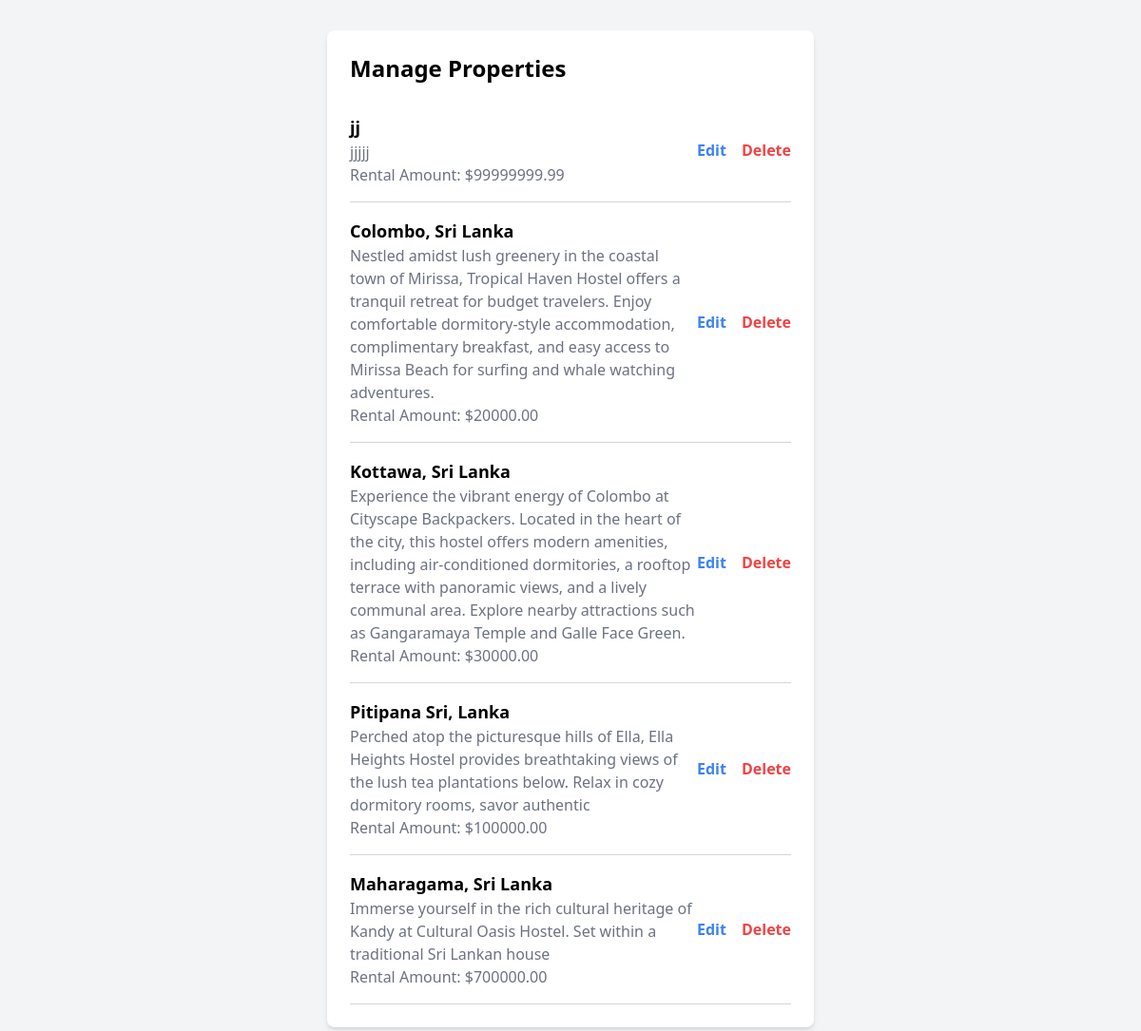
The app's page /Proj_Source_Files/accomdation_site/landlord/manage_properties.php (signed in) with its own data.
### tables this page shows
CREATE TABLE `properties` (
  `property_id` int(11) NOT NULL,
  `user_id` int(11) DEFAULT NULL,
  `address` varchar(255) NOT NULL,
  `description` text DEFAULT NULL,
  `image_path` varchar(255) DEFAULT NULL,
  `rental` decimal(10,2) NOT NULL,
  `status` enum('available','reserved','rejected') DEFAULT 'available',
  `warden_status` enum('approved','rejected','pending') DEFAULT 'pending',
  `created_at` timestamp NOT NULL DEFAULT current_timestamp(),
  `student_request` enum('requested','not_requested') DEFAULT 'not_requested'
);

### Proj_Source_Files/accomdation_site/landlord/manage_properties.php (the view, shortened to what this page needs)
<?php
require_once "../config/config.php";
$properties = array();
$sql = "SELECT * FROM properties WHERE user_id = ?";
if ($stmt = mysqli_prepare($link, $sql)) {
    mysqli_stmt_bind_param($stmt, "i", $param_user_id);
    if (mysqli_stmt_execute($stmt)) {
        $result = mysqli_stmt_get_result($stmt);
        while ($row = mysqli_fetch_assoc($result)) {
            $properties[] = $row;
        }
    }
}
?>
<!DOCTYPE html>
<html lang="en">
<head>
    <link href="https://cdn.jsdelivr.net/npm/tailwindcss@2.2.19/dist/tailwind.min.css" rel="stylesheet">
</head>
<body class="bg-gray-100">
    <div class="container mx-auto p-8">
        <div class="max-w-lg mx-auto bg-white rounded-lg overflow-hidden shadow-md">
            <div class="p-6">
                <h2 class="text-2xl font-bold mb-4">Manage Properties</h2>
                <?php if (!empty($properties)) : ?>
                    <ul>
                        <?php foreach ($properties as $property) : ?>
                            <li class="border-b border-gray-300 py-4">
                                <div class="flex justify-between items-center">
                                    <div>
                                        <h3 class="text-lg font-semibold"><?php echo $property['address']; ?></h3>
                                        <p class="text-gray-500"><?php echo $property['description']; ?></p>
                                        <p class="text-gray-500">Rental Amount: $<?php echo $property['rental']; ?></p>
                                    </div>
                                    <div class="flex items-center">
                                        <a href="edit_property.php?id=<?php echo $property['property_id']; ?>" class="text-blue-500 font-semibold hover:underline mr-4">Edit</a>
                                        <a href="delete_property.php?id=<?php echo $property['property_id']; ?>" class="text-red-500 font-semibold hover:underline">Delete</a>
                                    </div>
                                </div>
                            </li>
                        <?php endforeach; ?>
                    </ul>
                <?php else : ?>
                    <p class="text-gray-500">No properties found.</p>
                <?php endif; ?>
            </div>
        </div>
    </div>
</body>
</html>

### records on screen
properties: address "jj", description "jjjjj", rental "99999999.99"
properties: address "Colombo, Sri Lanka", description "Nestled amidst lush greenery in the coastal town of Mirissa, Tropical Haven Hostel offers a tranquil retreat for budget travelers. Enjoy comfortable dormitory-style accommodation, complimentary breakfast, and easy access to Mirissa Beach for surfing and whale watching adventures.", rental "20000.00"
properties: address "Kottawa, Sri Lanka", description "Experience the vibrant energy of Colombo at Cityscape Backpackers. Located in the heart of the city, this hostel offers modern amenities, including air-conditioned dormitories, a rooftop terrace with panoramic views, and a lively communal area. Explore nearby attractions such as Gangaramaya Temple and Galle Face Green.", rental "30000.00"
properties: address "Pitipana Sri, Lanka", description "Perched atop the picturesque hills of Ella, Ella Heights Hostel provides breathtaking views of the lush tea plantations below. Relax in cozy dormitory rooms, savor authentic", rental "100000.00"
properties: address "Maharagama, Sri Lanka", description "Immerse yourself in the rich cultural heritage of Kandy at Cultural Oasis Hostel. Set within a traditional Sri Lankan house", rental "700000.00"
